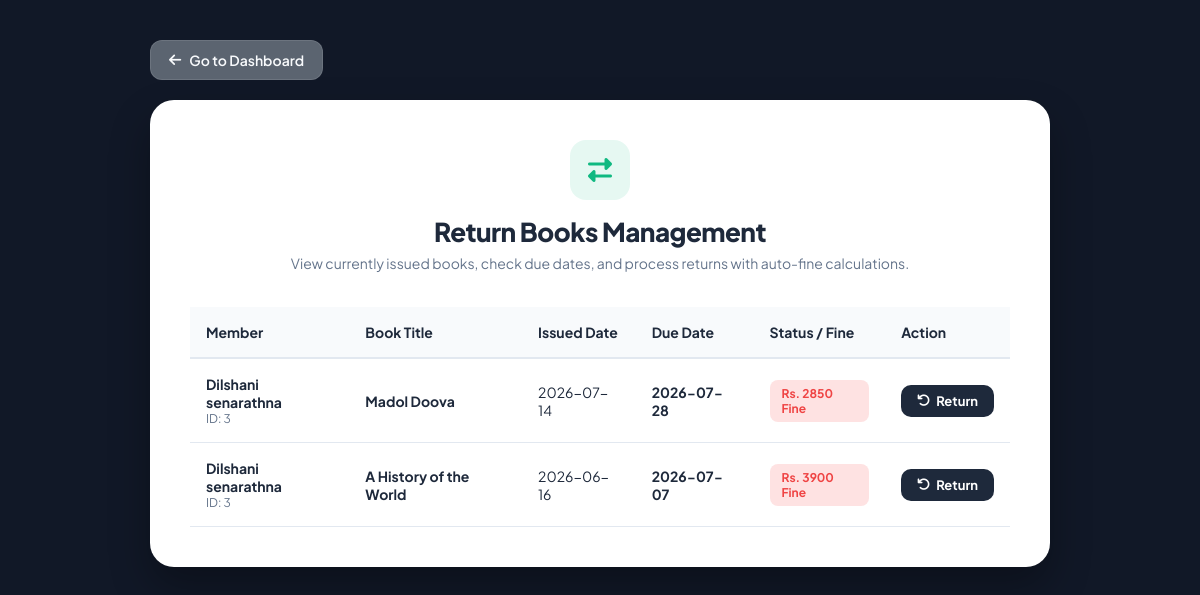
The app's page /return_books.php with its own data.
### tables this page shows
CREATE TABLE IF NOT EXISTS `issued_books` (
  `id` int NOT NULL AUTO_INCREMENT,
  `user_id` int NOT NULL,
  `book_id` int NOT NULL,
  `request_date` date NOT NULL,
  `issue_date` date DEFAULT NULL,
  `return_date` date DEFAULT NULL,
  `actual_return_date` date DEFAULT NULL,
  `status` varchar(50) NOT NULL DEFAULT 'Pending',
  `expire_date` date NOT NULL,
  PRIMARY KEY (`id`)
);

CREATE TABLE IF NOT EXISTS `users` (
  `id` int NOT NULL AUTO_INCREMENT,
  `full_name` varchar(100) DEFAULT NULL,
  `address` text,
  `email` varchar(100) DEFAULT NULL,
  `username` varchar(100) DEFAULT NULL,
  `password` varchar(100) DEFAULT NULL,
  `role` varchar(20) DEFAULT NULL,
  `member_id` varchar(20) DEFAULT NULL,
  `profile_pic` varchar(255) DEFAULT NULL,
  PRIMARY KEY (`id`)
);

CREATE TABLE IF NOT EXISTS `books` (
  `id` int NOT NULL AUTO_INCREMENT,
  `title` varchar(255) DEFAULT NULL,
  `author` varchar(255) DEFAULT NULL,
  `quantity` int DEFAULT NULL,
  `category_id` int DEFAULT NULL,
  PRIMARY KEY (`id`),
  KEY `fk_books_category` (`category_id`)
);

### return_books.php (the view, shortened to what this page needs)
<?php
$conn = mysqli_connect("localhost","root","","librarydb");
?>
<!DOCTYPE html>
<html lang="en">
<head>
    <link rel="stylesheet" href="https://cdnjs.cloudflare.com/ajax/libs/font-awesome/6.4.0/css/all.min.css">
    <link rel="stylesheet" href="returnbooks.css">
</head>
<body>
<div class="page-container">
    <div class="top-nav">
        <a href="admin_dashboard.php" class="btn-dashboard">
            <i class="fa-solid fa-arrow-left"></i> Go to Dashboard
        </a>
    </div>
    <div class="premium-card">
        <div class="card-header">
            <div class="icon-box">
                <i class="fa-solid fa-right-left"></i>
            </div>
            <h1>Return Books Management</h1>
            <p>View currently issued books, check due dates, and process returns with auto-fine calculations.</p>
        </div>
        <table class="premium-table">
            <thead>
                <tr>
                    <th>Member</th>
                    <th>Book Title</th>
                    <th>Issued Date</th>
                    <th>Due Date</th>
                    <th>Status / Fine</th>
                    <th>Action</th>
                </tr>
            </thead>
            <tbody>
                <?php
                $issued_query = "SELECT ib.id AS borrow_id, ib.issue_date, ib.return_date AS due_date, u.id AS user_id, u.full_name, b.id AS book_id, b.title
                                 FROM issued_books ib
                                 JOIN users u ON ib.user_id = u.id
                                 JOIN books b ON ib.book_id = b.id
                                 WHERE ib.status = 'Issued'
                                 ORDER BY ib.id DESC";
                $result = mysqli_query($conn, $issued_query);
                $today = date('Y-m-d');
                if(mysqli_num_rows($result) > 0) {
                    while($row = mysqli_fetch_assoc($result)) {
                        $calculated_due_date = $row['due_date'];
                        $is_overdue = false;
                        $fine_est = 0;
                        if (!empty($calculated_due_date) && $calculated_due_date != '0000-00-00') {
                            $today_timestamp = strtotime($today);
                            $due_timestamp   = strtotime($calculated_due_date);
                            if($today_timestamp > $due_timestamp) {
                                $is_overdue = true;
                                $diff = $today_timestamp - $due_timestamp;
                                $fine_est = floor($diff / (60 * 60 * 24)) * 50;
                            }
                        } else {
                            $calculated_due_date = "Not Set";
                        }
                        ?>
                    <tr>
                        <td>
                            <div class="user-info">
                                <span class="username"><?php echo $row['full_name']; ?></span>
                                <span class="userid">ID: <?php echo $row['user_id']; ?></span>
                            </div>
                        </td>
                        <td><strong><?php echo $row['title']; ?></strong></td>
                        <td><?php echo !empty($row['issue_date']) ? $row['issue_date'] : 'Not Set'; ?></td>
                        <td class="<?php echo $is_overdue ? 'text-danger font-bold' : ''; ?>">
                            <?php echo $calculated_due_date; ?>
                        </td>
                        <td>
                            <?php if($calculated_due_date == "Not Set"): ?>
                                <span class="badge" style="background: #64748b; color: white;">No Due Date</span>
                            <?php elseif($is_overdue): ?>
                                <span class="badge badge-overdue">Rs. <?php echo $fine_est; ?> Fine</span>
                            <?php else: ?>
                                <span class="badge badge-active">On Time</span>
                            <?php endif; ?>
                        </td>
                        <td>
                            <form method="POST" style="display:inline;">
                                <button type="submit" name="return_book" class="btn-return" onclick="return confirm('Are you sure this book is returned?');">
                                    <i class="fa-solid fa-undo"></i> Return
                                </button>
                            </form>
                        </td>
                    </tr>
                <?php } ?>
                <?php } else { ?>
                    <tr>
                        <td colspan="6" class="no-data">No books are currently issued to any member.</td>
                    </tr>
                <?php } ?>
            </tbody>
        </table>
    </div>
</div>
</body>
</html>

### returnbooks.css (style rules this page uses)
:root { --primary: #10b981; --primary-hover: #059669; --bg-dark: #111827; --card-bg: #ffffff; --text-main: #1e293b; --text-muted: #64748b; --border-color: #e2e8f0; --error: #ef4444; }
* { margin: 0; padding: 0; box-sizing: border-box; font-family: 'Plus Jakarta Sans', sans-serif; }
body { background-color: var(--bg-dark); min-height: 100vh; display: flex; flex-direction: column; align-items: center; justify-content: flex-start; padding: 40px 20px; }
.page-container { width: 100%; max-width: 900px; }
.top-nav { width: 100%; display: flex; justify-content: flex-start; margin-bottom: 20px; }
.btn-dashboard { background: #5b6470; color: #f8fafc; text-decoration: none; padding: 10px 18px; border-radius: 12px; font-size: 14px; font-weight: 600; display: inline-flex; align-items: center; gap: 8px; border: 1px solid rgba(255, 255, 255, 0.1); transition: all 0.2s ease; }
.premium-card { background: var(--card-bg); padding: 40px; border-radius: 24px; box-shadow: 0 20px 40px rgba(0, 0, 0, 0.3); }
.card-header { text-align: center; margin-bottom: 35px; }
.card-header .icon-box { background: rgba(16, 185, 129, 0.1); color: var(--primary); width: 60px; height: 60px; border-radius: 16px; display: inline-flex; align-items: center; justify-content: center; font-size: 24px; margin-bottom: 15px; }
.card-header h1 { font-size: 26px; font-weight: 800; color: var(--text-main); letter-spacing: -0.5px; margin-bottom: 6px; }
.card-header p { font-size: 14px; color: var(--text-muted); }
.premium-table { width: 100%; border-collapse: collapse; text-align: left; font-size: 14px; }
.premium-table th { padding: 16px; background: #f8fafc; color: var(--text-main); font-weight: 700; border-bottom: 2px solid var(--border-color); }
.premium-table td { padding: 16px; color: var(--text-main); border-bottom: 1px solid var(--border-color); vertical-align: middle; }
.user-info { display: flex; flex-direction: column; }
.user-info .username { font-weight: 700; color: var(--text-main); }
.user-info .userid { font-size: 12px; color: var(--text-muted); }
.badge { padding: 6px 12px; border-radius: 8px; font-size: 12px; font-weight: 700; display: inline-block; }
.badge-overdue { background: #fee2e2; color: #ef4444; }
.text-danger { color: var(--error); }
.font-bold { font-weight: 700; }
.btn-return { background: #1e293b; color: white; border: none; padding: 8px 16px; border-radius: 10px; font-size: 13px; font-weight: 700; cursor: pointer; display: inline-flex; align-items: center; gap: 6px; transition: all 0.2s; }

### records on screen
issued_books: user.full_name "Dilshani senarathna", user "3", book.title "Madol Doova", issue_date "2026-07-14", return_date "2026-07-28", return_date "2850"
issued_books: user.full_name "Dilshani senarathna", user "3", book.title "A History of the World", issue_date "2026-06-16", return_date "2026-07-07", return_date "3900"
